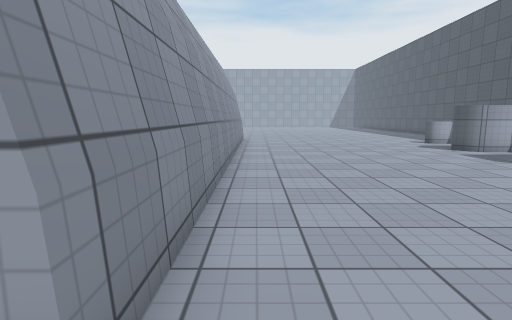
[1] (above)

24 first-person views from a walk through a 3-D level made in the Unity game engine. The camera is 1.3 m above the floor, tilts 8° down and sees 80° across. The floor is counted in squares, 1 m on a side. Each view is taken from the middle of a square. On the plan, view 1 faces up. The plan holds only what a view shows up to about 14 squares ahead; the rest is blank. The place goes on beyond the plan. The player character is not drawn. Surface patterns are stand-ins for the level's own textures.

[2]
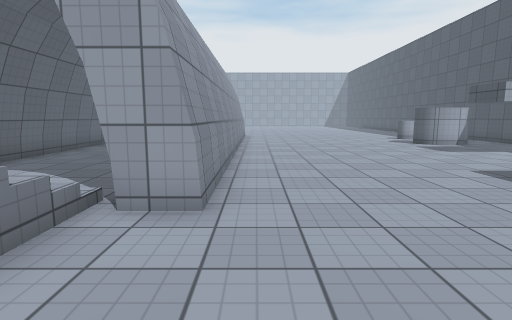

[3]
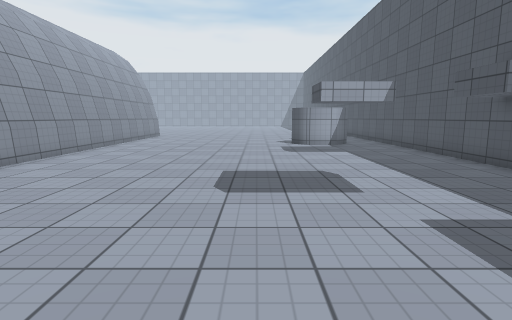

[4]
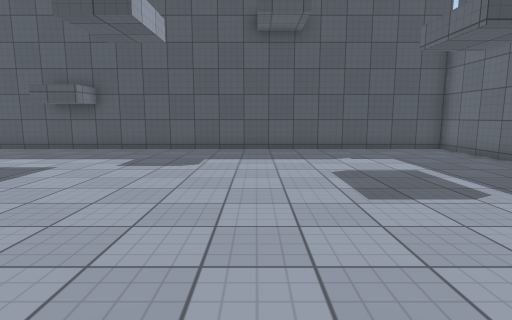

[5]
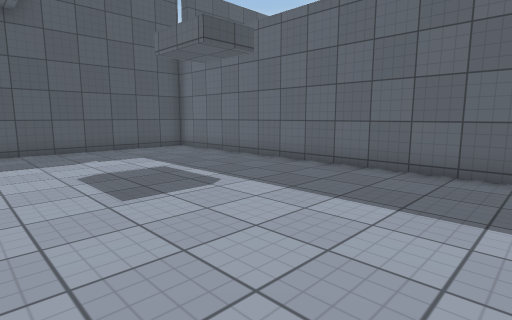

[6]
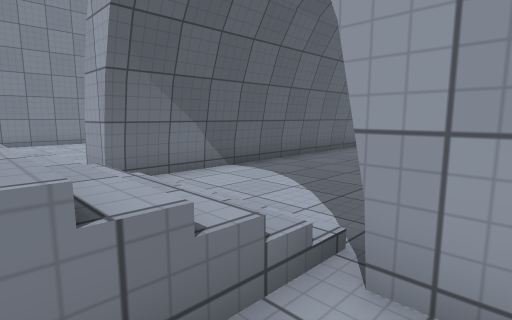

[7]
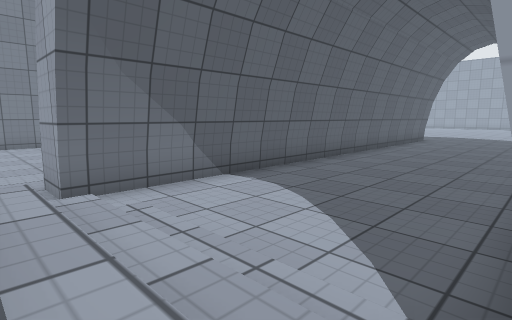

[8]
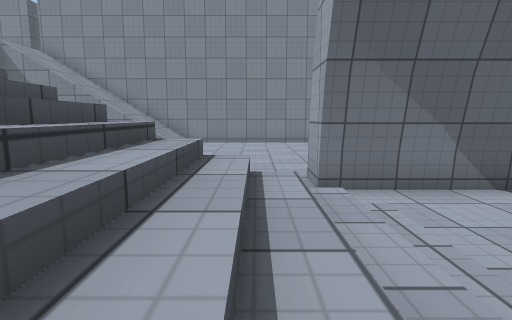

[9]
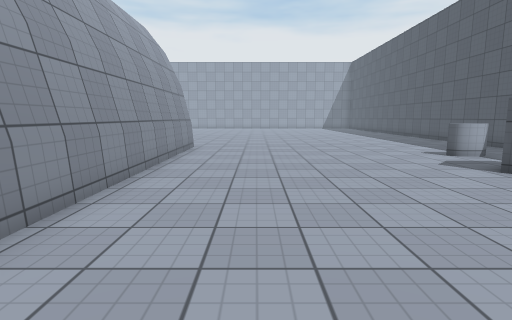

[10]
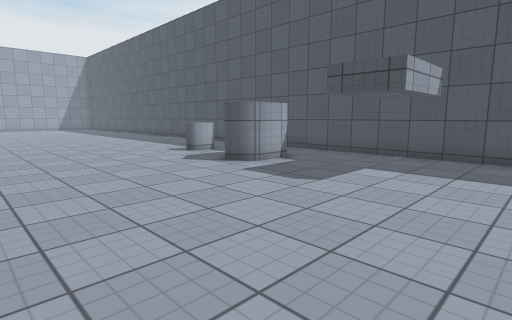

[11]
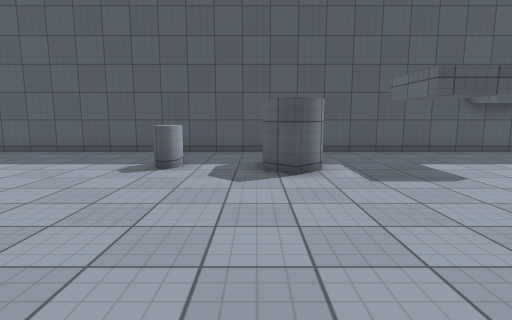

[12]
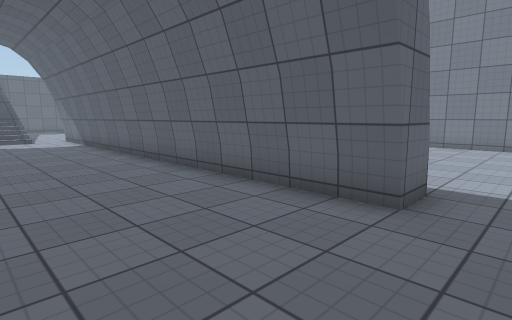

[13]
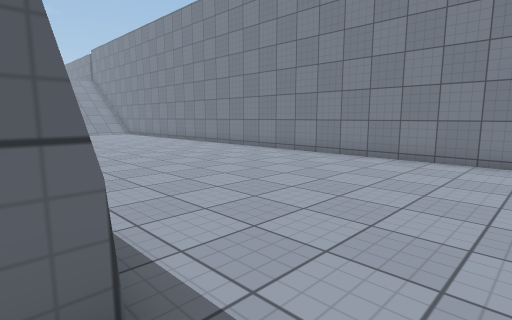

[14]
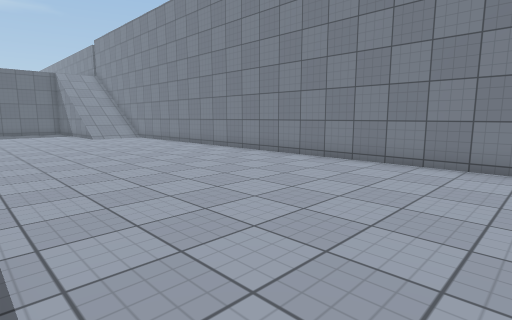

[15]
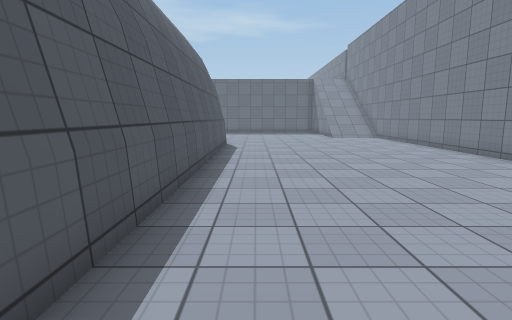

[16]
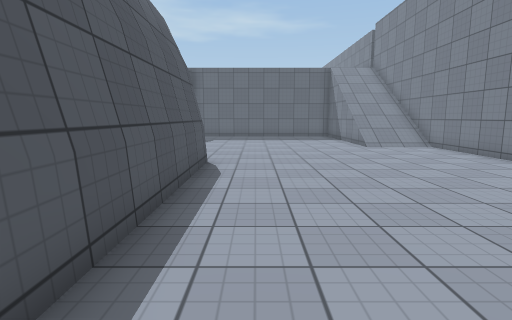

[17]
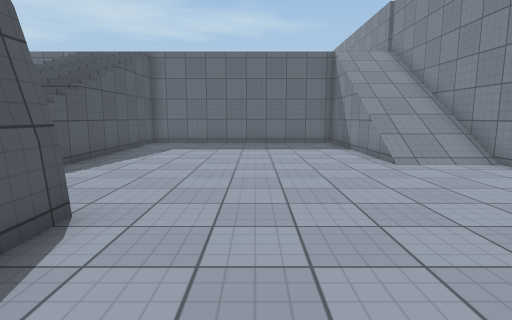

[18]
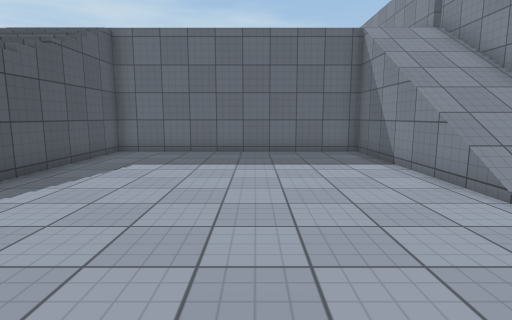

[19]
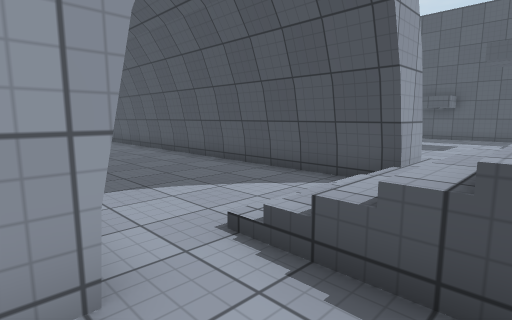

[20]
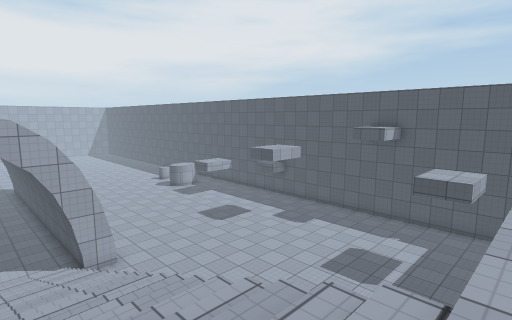

[21]
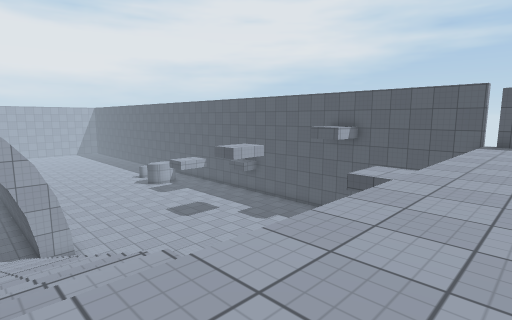

[22]
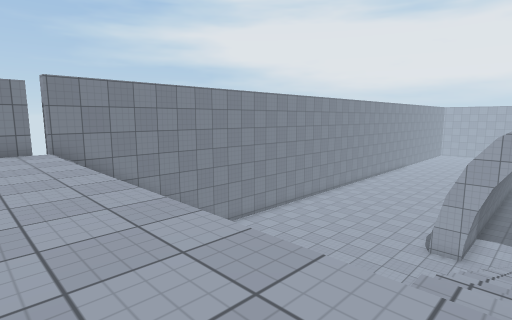

[23]
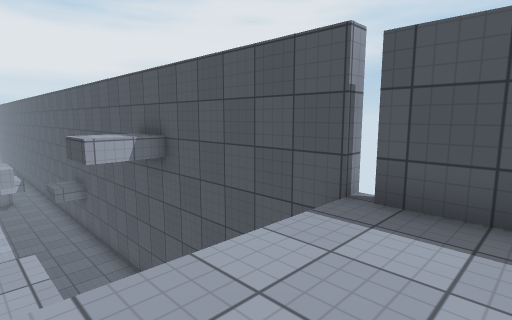

[24]
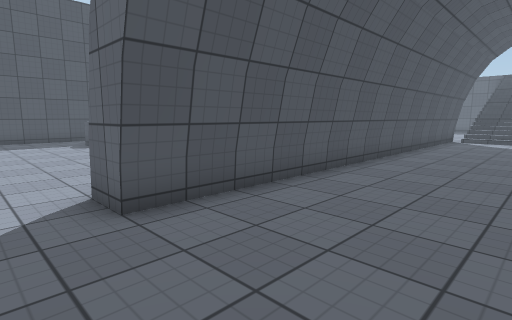

### Floor plan
Key: @ floor where view 1 was taken; # wall or solid block; x gap in a wall; . main floor; : floor 4.5 m higher than the main floor; / step, stairs or slope; = window, fence, low wall or low ledge; ^ raised ledge; v drop or lower ground.
Columns run from 18 left of view 1 to 13 right of it. Each row starts with its distance up from view 1.
 20     ...............  ....  ....#
 19 #..............................#
 18 #.........##....##.............#
 17 #......... #....##.............#
 16 #......... #....##.........=...#
 15 #........  #....##.........^...#
 14 #.........##....##.............#
 13 #.........##....##.........# ..#
 12 #.........##....##........###..#
 11 #.........##....##.............#
 10 #.........##....##.............#
  9 #.........##....##.............#
  8 #.........##....##.............#
  7 #.........##....##.............#
  6 #.........##....##.............#
  5 #.........##....##.............#
  4 #.........##....##.............#
  3 #.........##....##.............#
  2 #.........##....##.............#
  1 #.........##////##.............#
  0 #...........////..@............#
 -1 #...........////...............#
 -2 #...........////.  ............#
 -3 #...........////. . ...........#
 -4 #///........////.  ............#
 -5 #//v........////. .............#
 -6 #//v........////. .............#
 -7 #//v........////. .............#
 -8 #//v........////. .............#
 -9 #//v........////. .............#
-10 #//v........////.  ............#
-11 #::::::::::::::::::::::::::::::x
-12 #::::::::::::  ::::::::::::::::#
-13 #      ::::: :: :::::     : :::#

Positions as (right, up) in squares from view 1, and headings:
1: (0, 0), facing up
2: (0, -3), facing up
3: (6, -3), facing up
4: (0, -3), facing right
5: (0, -3), facing down-right
6: (-1, -1), facing up-left
7: (-2, 0), facing up-left
8: (-2, 0), facing left
9: (2, 5), facing up
10: (2, 5), facing up-right
11: (1, 13), facing right
12: (-3, 20), facing down-left
13: (-8, 20), facing down-left
14: (-9, 16), facing down-left
15: (-10, 16), facing down
16: (-10, 10), facing down
17: (-11, 5), facing down
18: (-11, 1), facing down
19: (-8, -1), facing up-right
20: (-5, -11), facing up-right
21: (-4, -13), facing up-right
22: (-5, -13), facing up-left
23: (8, -13), facing up-right
24: (-6, 20), facing down-right
